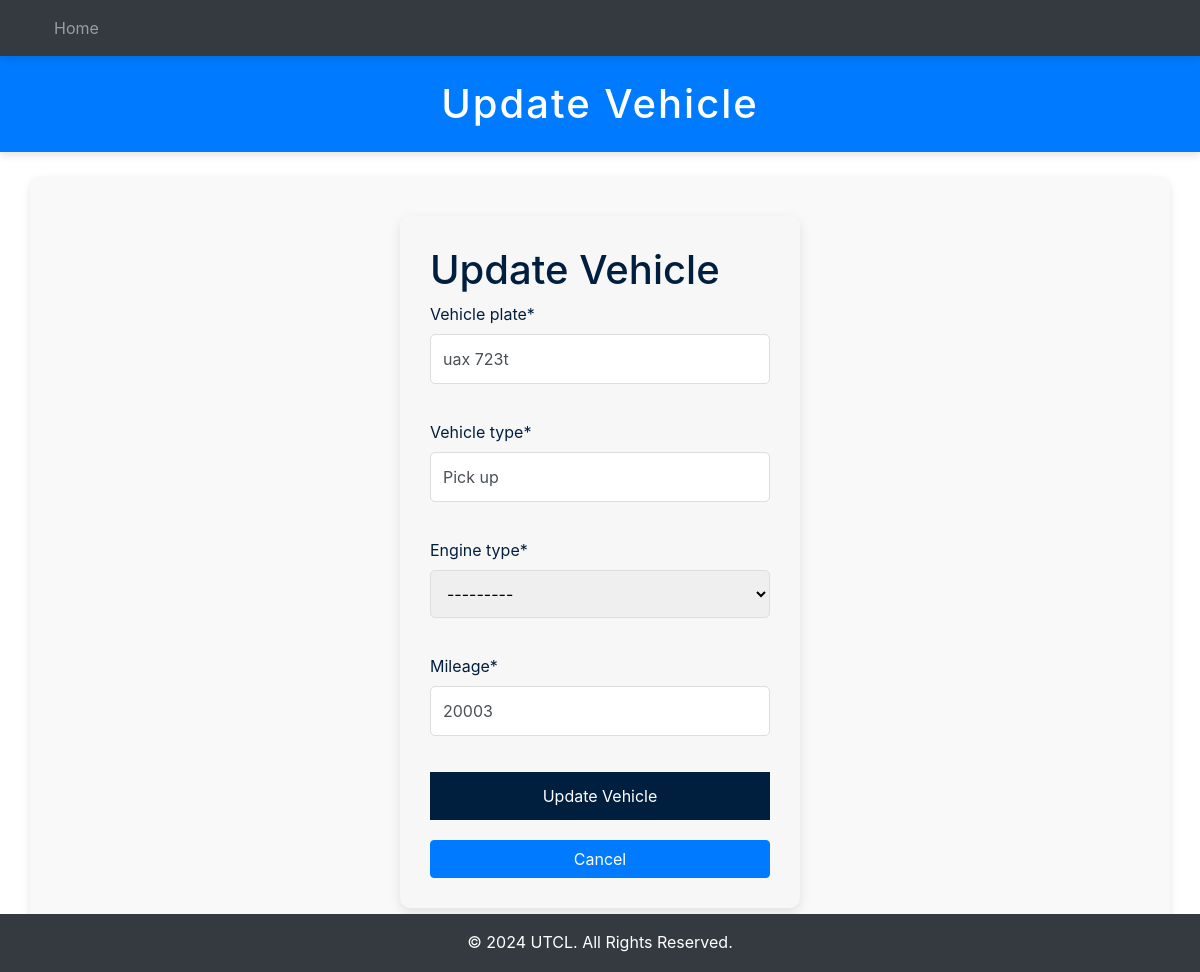
Page /edit-vehicle/7/ on the earlier database version.
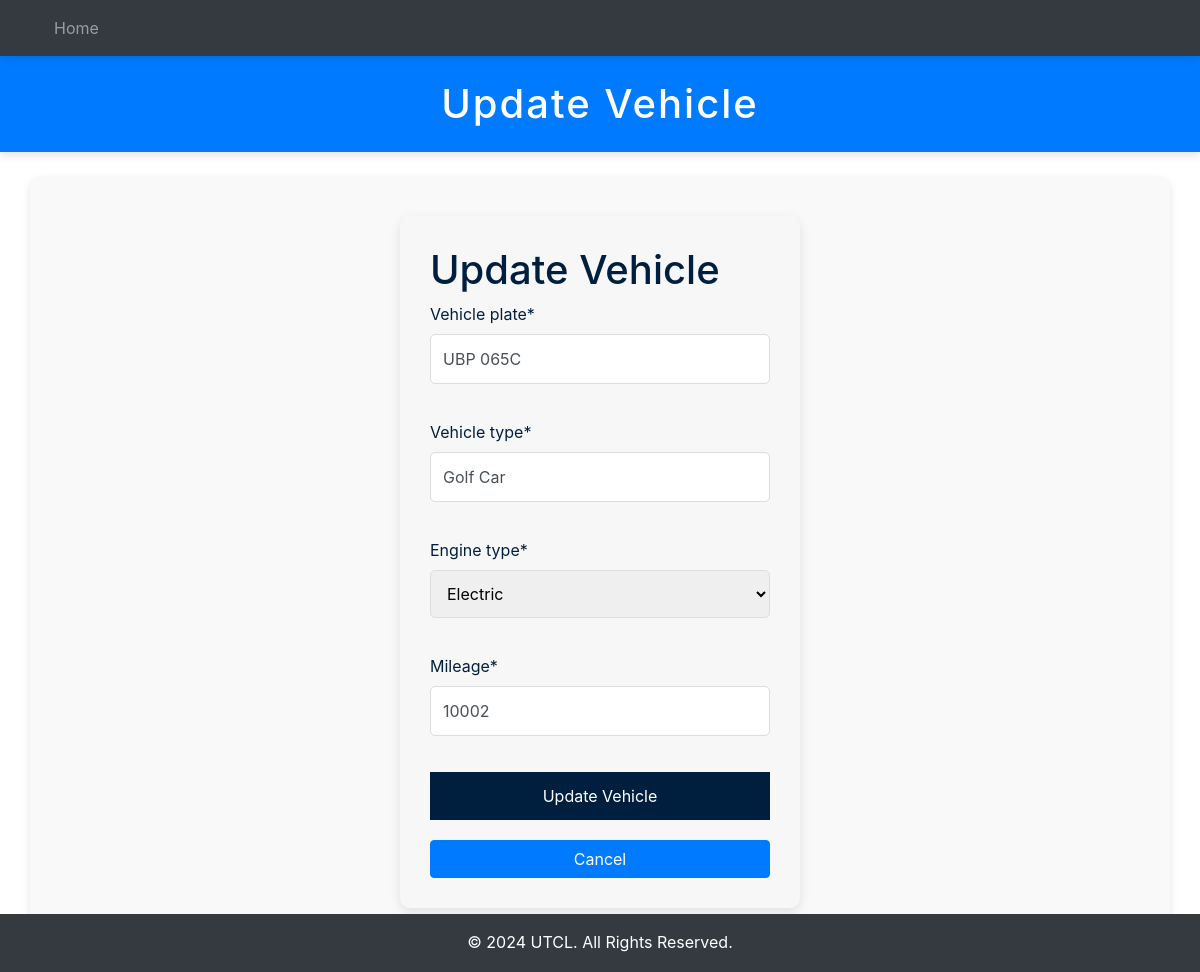
Same page on the later database version.
### fleetApp/models.py (models this page shows, shortened)
class Vehicle(models.Model):
  ENGIN = [
    ("GAS", "Gasoline"),
    ("HYB", "Hybrid"),
    ("DIS", "Diesel"),
    ("ELE", "Electric")
  ]
  STATUS = [
    ("Av", "Available"),
    ("Al", "Allocated")
  ]
  vehicle_plate = models.CharField(max_length=20)
  vehicle_type = models.CharField(max_length=50)
  mileage = models.PositiveIntegerField()
  engine_type = models.CharField(max_length=4, choices=ENGIN)
  status = models.CharField(max_length=2, choices=STATUS, default="Available")

### fleetApp/views.py (the view)
# urls.py: path('edit-vehicle/<int:vehicle_id>/', views.vehicle_update, name='edit_vehicle'),
def vehicle_update(request, vehicle_id):
    vehicle = get_object_or_404(Vehicle, id=vehicle_id)
    if request.method == 'POST':
        form = VehicleForm(request.POST, instance=vehicle)
        if form.is_valid():
            form.save()
            return redirect('vehicle')
    else:
        form = VehicleForm(instance=vehicle)
    context = {
        'form': form,
        'vehicle': vehicle
    }
    return render(request, 'fleetApp/vehicle/edit_vehicle.html', context)

### fleetApp/forms.py
class VehicleForm(forms.ModelForm):
    class Meta:
        model = Vehicle
        fields = ['vehicle_plate', 'vehicle_type', 'engine_type', 'mileage']

### fleetApp/templates/fleetApp/vehicle/edit_vehicle.html (shortened to what this page needs)
{% extends "main.html" %}
{% load crispy_forms_tags %}
{% block header %}Update Vehicle{% endblock %}
{% block content %}
<div class="form-container">
  <h1>Update Vehicle</h1>
  <form method="POST">
    {{ form|crispy }}
    <button type="submit">Update Vehicle</button>
    <a href="{% url 'vehicle' %}" class="btn btn-primary">Cancel</a>
  </form>
</div>
{% endblock %}

Differences in the rows shown:
changed Vehicle: vehicle_plate "uax 723t" → "UBP 065C"; vehicle_type "Pick up" → "Golf Car"; engine_type "---------" → "Electric"; mileage "20003" → "10002"
